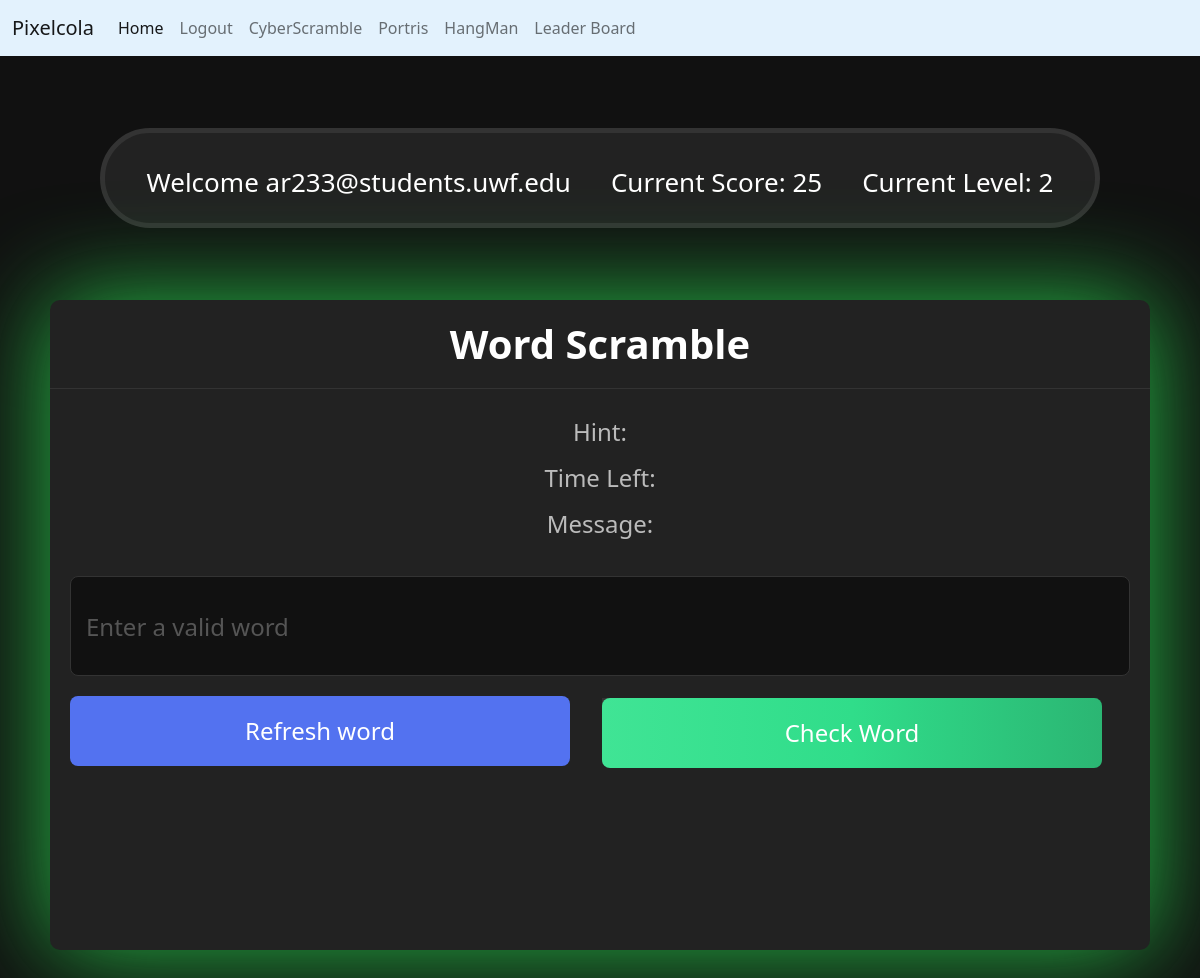
Before: /game (signed in) with the older database file.
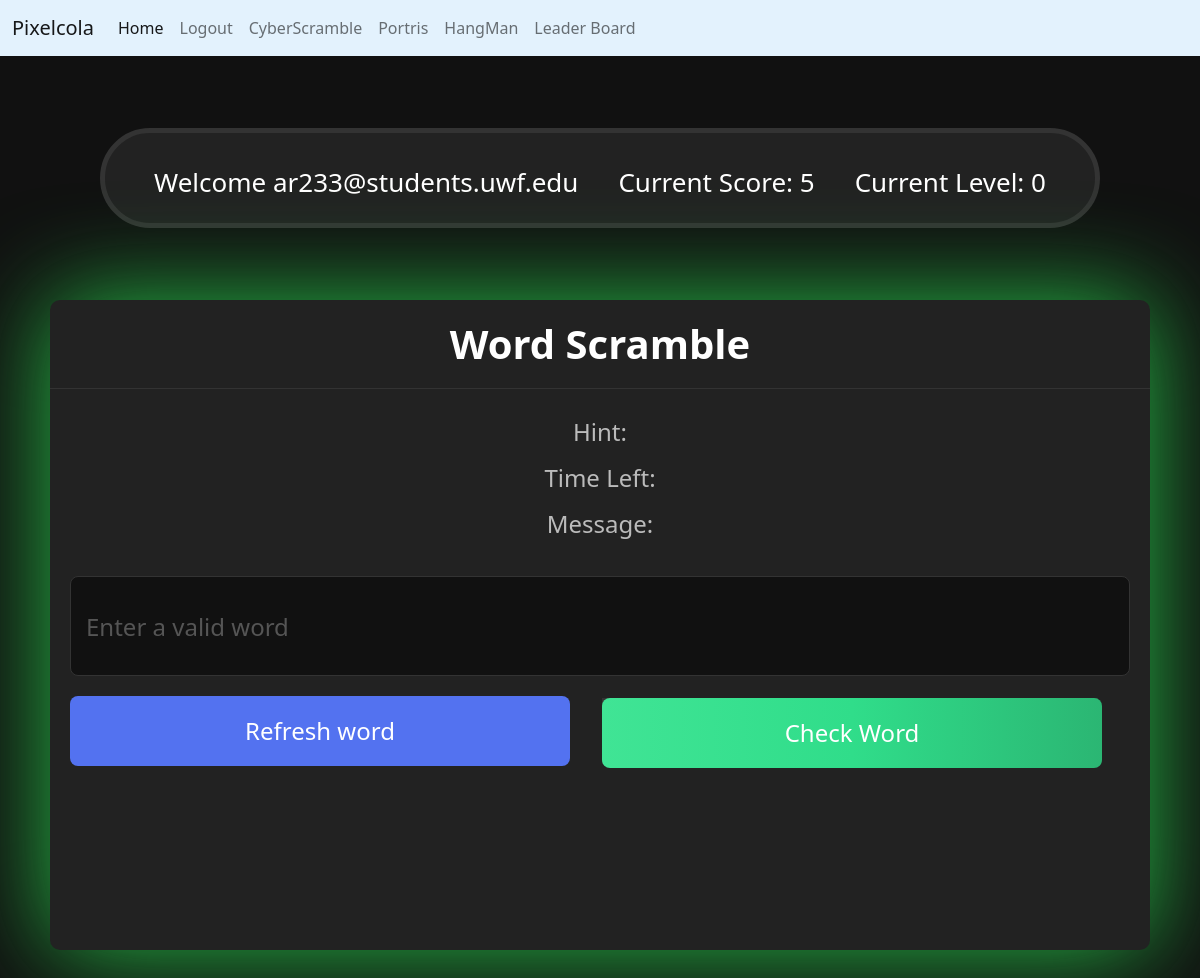
After: the same page with the newer database file.
### website/models.py (models this page shows)
class User(db.Model, UserMixin):
    id = db.Column(db.Integer, primary_key=True)
    email = db.Column(db.String(150), unique=True)
    password = db.Column(db.String(150))
    first_name = db.Column(db.String(150))
    notes = db.relationship('Note')
    level = db.Column(db.Integer())
    score= db.Column(db.Integer())
    user_id = db.Column(db.Integer, db.ForeignKey('user.id'))

### website/auth.py (the view)
@auth.route('/game', methods=['GET', 'POST'])
@login_required
def game():
    return render_template("game.html", user=current_user)

### website/__init__.py (called while the page is built)
def create_app():
    app = Flask(__name__)
    app.config['SECRET_KEY'] = 'hjshjhdjah kjshkjdhjs'
    app.config['SQLALCHEMY_DATABASE_URI'] = f'sqlite:///{DB_NAME}'
    db.init_app(app)
    from .views import views
    from .auth import auth
    app.register_blueprint(views, url_prefix='/')
    app.register_blueprint(auth, url_prefix='/')
    from .models import User, Note
    with app.app_context():
        db.drop_all()
        db.create_all()
    login_manager = LoginManager()
    login_manager.login_view = 'auth.login'
    login_manager.init_app(app)
    @login_manager.user_loader
    def load_user(id):
        return User.query.get(int(id))
    return app

### website/templates/game.html (shortened to what this page needs)
    <head>
        <link rel="stylesheet" href="../static/gameStyles.css">
        <link rel="stylesheet"
        href="https://cdn.jsdelivr.net/npm/bootstrap@5.2.3/dist/css/bootstrap.min.css"
>
      </head>
      <nav class="navbar navbar-expand-lg" style="background-color: #e3f2fd;">
        <div class="container-fluid">
          <a class="navbar-brand" href="#">Pixelcola</a>
          <div class="collapse navbar-collapse" id="navbarSupportedContent">
            {% if user.is_authenticated %}
            <ul class="navbar-nav me-auto mb-2 mb-lg-0">
                <li class="nav-item">
                    <a class="nav-link active" aria-current="page" href="/">Home</a>
                  </li>
                  <li class="nav-item">
                    <a class="nav-link" href="/logout">Logout</a>
                  </li>
                  <li class="nav-item">
                    <a class="nav-link" href="/game">CyberScramble</a>
                  </li>
                  <li class="nav-item">
                    <a class="nav-link" href="/gameV2">Portris</a>
                  </li>
                  <li class="nav-item">
                    <a class="nav-link" href="/gameV3">HangMan</a>
                  </li>
                  <li class="nav-item">
                    <a class="nav-link" href="/leaderBoard">Leader Board</a>
                  </li>
                </ul>
            {% endif %}
          </div>
        </div>
      </nav>
<div class="banner" id="banner">
    <p> Welcome {{ user.email }}</p>
    <p>Current Score: <span id="current-score">{{ user.score }}</span></p>
    <p> Current Level: <span class="level" id="current-level">{{ user.level }}</span> </p>
</div>
<div class="containerV2">
    <h2>Word Scramble</h2>
    <div class="content">
        <div class="details">
            <p class="hint">Hint: </p>
            <p class="time">Time Left: </p>
            <p class="message">Message: </p>
            <br />
        </div>
        <input class="userInput" type="text" spellcheck="false" placeholder="Enter a valid word">
        <div class="buttons">
            <button class="refresh-word">Refresh word</button>
            <form  class="checkForm" method="POST">
            <button class="check-word" type="submit">Check Word</button>
        </form>
        </div>
    </div>
</div>
</body>
</html>

### website/static/gameStyles.css (style rules this page uses)
* { margin: 0; padding: 0; box-sizing: border-box; }
form { color: white; width: 500px; justify-content: center; margin: auto; height: 450px; border:solid #222 2px; margin-top: 200px; padding: 10px; background-color: #333; }
p { color: white; }
.containerV2 { border-radius: 10px; background: #222; margin-top: 50px; height: 650px; margin: auto; border-color: #26bf47; box-shadow: 0 0 100px #26bf47; transition: 0.5s; width: 1100px; }
.banner { justify-content: center; margin: auto; height: 100px; background: #222; align-content: center; text-align: center; display: flex; width: 1000px; border-radius: 100px; padding: 10px; border:solid #333 5px; }
.banner p { padding: 20px; font-size: 26px; color: white; }
.containerV2 h2 { font-size: 40px; font-weight: 600; padding: 20px 25px; border-bottom: 1px solid #333; color: #fff; text-align: center; }
.containerV2 .content { margin: 25px 20px 35px; }
.content .details { justify-content: center; text-align: center; }
.details p { font-size: 24px; margin-bottom: 10px; color: #bbb; }
.content input { width: 100%; height: 100px; outline: none; padding: 0 15px; font-size:24px; border-radius: 8px; border: 1px solid #333; background-color: #111; color:#bbb }
.content input::placeholder { color: #555; }
.content .buttons { display: flex; margin-top: 20px; justify-content: space-between; }
.buttons button { border: none; outline: none; color: #fff; cursor: pointer; padding: 14px 0; font-size: 24px; border-radius: 8px; width: calc(50% - 6 px); width: 500px; }
.buttons .refresh-word { background: #5372f0; }
.buttons .check-word { background-image: linear-gradient(to right, #40e495, #30dd8a, #2bb673); }
.refresh-word { width: 100px; height: 70px; }
.check-word { width: 100px; height: 70px; }
.checkForm { margin-top: 0px; padding: 0px; height: 70px; }

Changed rows visible on the page:
changed User "ar233@students.uwf.edu": score "25" → "5"; level "2" → "0"
